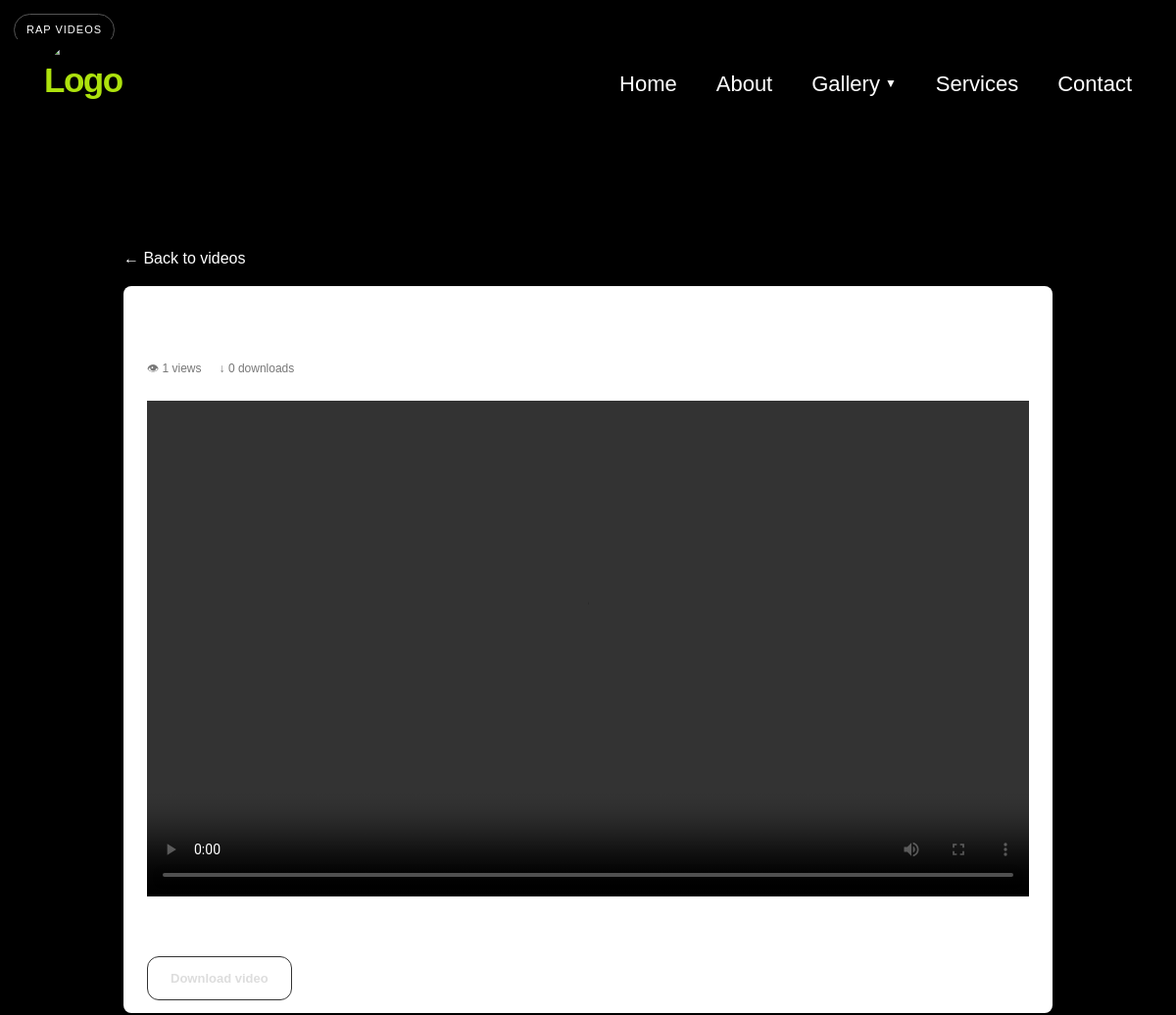
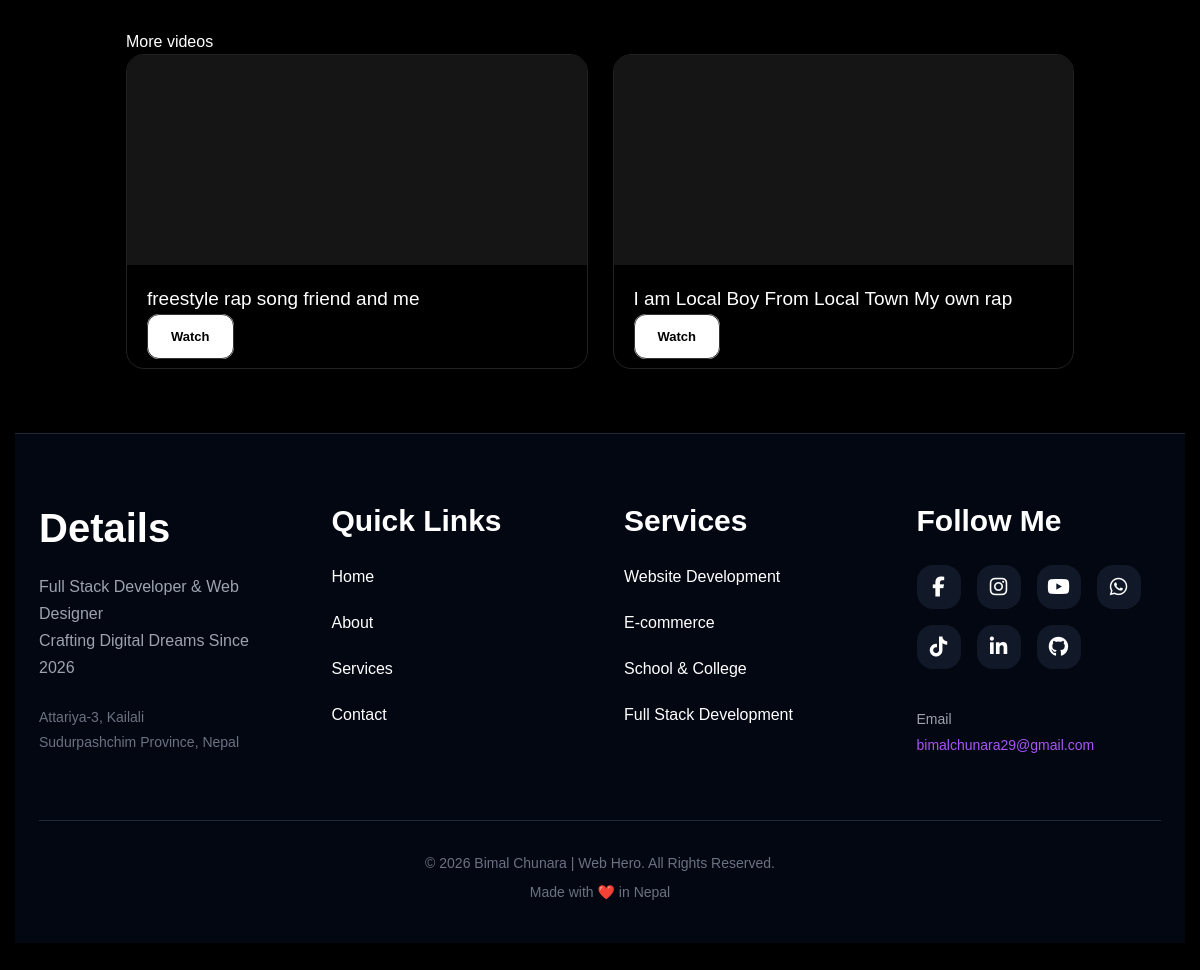
The page /video/my-own-rap/ on the database its author committed (2 pictures, top to bottom).
### hero/models.py (models this page shows, shortened)
class Video(models.Model):
    CATEGORY_CHOICES = [
        ('all', 'All Videos'),
        ('personal', 'Personal'),
        ('school', 'School Event'),
        ('rap', 'Rap Videos'),
        ('group', 'Group Dance Video'),
    ]
    title = models.CharField(max_length=200)
    slug = models.SlugField(
        max_length=250,
        unique=True,
        blank=True
    )
    category = models.CharField(
        max_length=30,
        choices=CATEGORY_CHOICES,
        default='personal'
    )
    description = models.TextField(
        blank=True
    )
    video_file = models.FileField(
        upload_to='videos/',
        blank=True,
        null=True
    )
    views = models.PositiveIntegerField(
        default=0
    )
    downloads = models.PositiveIntegerField(
        default=0
    )
    featured = models.BooleanField(
        default=False
    )
    created_at = models.DateTimeField(
        auto_now_add=True
    )
    updated_at = models.DateTimeField(
        auto_now=True
    )
    is_active = models.BooleanField(
        default=True
    )

### hero/views.py (the view)
def video_detail(request, slug):
    video = get_object_or_404(
        Video,
        slug=slug,
        is_active=True
    )
    Video.objects.filter(
        id=video.id
    ).update(
        views=F('views') + 1
    )
    video.refresh_from_db()
    related_videos = Video.objects.filter(
        is_active=True,
        category=video.category
    ).exclude(
        id=video.id
    ).order_by('-created_at')[:6]
    context = {
        'video': video,
        'related_videos': related_videos,
    }
    return render(
        request,
        'hero/video_detail.html',
        context
    )

### templates/hero/video_detail.html (shortened to what this page needs)
{% extends 'base.html' %} {% block content %}
<main class="container video-detail">
  <a class="back-link" href="{% url 'training:video_gallery' %}"
    >&larr; Back to videos</a
  >
  <article class="video-detail-card">
    <header class="video-detail-header">
      <span class="category-label">{{ video.get_category_display }}</span>
      <h1>{{ video.title }}</h1>
      <div class="stats">
        <span>&#128065; {{ video.views }} views</span>
        <span>&#8595; {{ video.downloads }} downloads</span>
      </div>
    </header>
    <div class="video-player">
      {% if video.video_file %}
      <video controls preload="metadata">
        <source src="{{ video.video_file.url }}" type="video/mp4" />
      </video>
      {% else %}
      <p>Video media is not available.</p>
      {% endif %}
    </div>
    {% if video.description %}
    <div class="video-description">
      <p>{{ video.description|linebreaksbr }}</p>
    </div>
    {% endif %} {% if video.video_file %}
    <a class="btn" href="{% url 'training:download_video' video.slug %}"
      >Download video</a
    >
    {% endif %}
  </article>
  {% if related_videos %}
  <section class="related-videos">
    <h2>More videos</h2>
    <div class="video-grid">
      {% for related_video in related_videos %}
      <article class="video-card">
        <div class="thumbnail">
          {% if related_video.video_file %}
          <video muted preload="metadata">
            <source src="{{ related_video.video_file.url }}" type="video/mp4" />
          </video>
          {% else %}
          <div class="thumbnail-placeholder">Video</div>
          {% endif %}
        </div>
        <div class="video-content">
          <h3>{{ related_video.title }}</h3>
          <a
            class="btn watch"
            href="{% url 'training:video_detail' related_video.slug %}"
            >Watch</a
          >
        </div>
      </article>
      {% endfor %}
    </div>
  </section>
  {% endif %}
</main>
{% endblock %}

### templates/hero/video_detail.html (style rules this page uses)
.video-detail { max-width: 980px; margin: 0 auto; padding: 2rem 1rem 4rem; }
.back-link { display: inline-block; margin-bottom: 1rem; }
.video-detail-card { padding: 1.5rem; background: #fff; border-radius: 8px; }
.video-detail-header h1 { margin: 0.6rem 0; }
.video-player { margin: 1.5rem 0; background: #111; aspect-ratio: 16 / 9; }
.video-player video, .video-player iframe, .video-player img { width: 100%; height: 100%; display: block; object-fit: contain; border: 0; }
.video-description { margin: 1.25rem 0; line-height: 1.7; }
.related-videos { margin-top: 2rem; }

### rows shown on the page
Video: category "RAP VIDEOS", views "1", downloads "0"
Video: title "freestyle rap song friend and me"
Video: title "I am Local Boy From Local Town My own rap"
